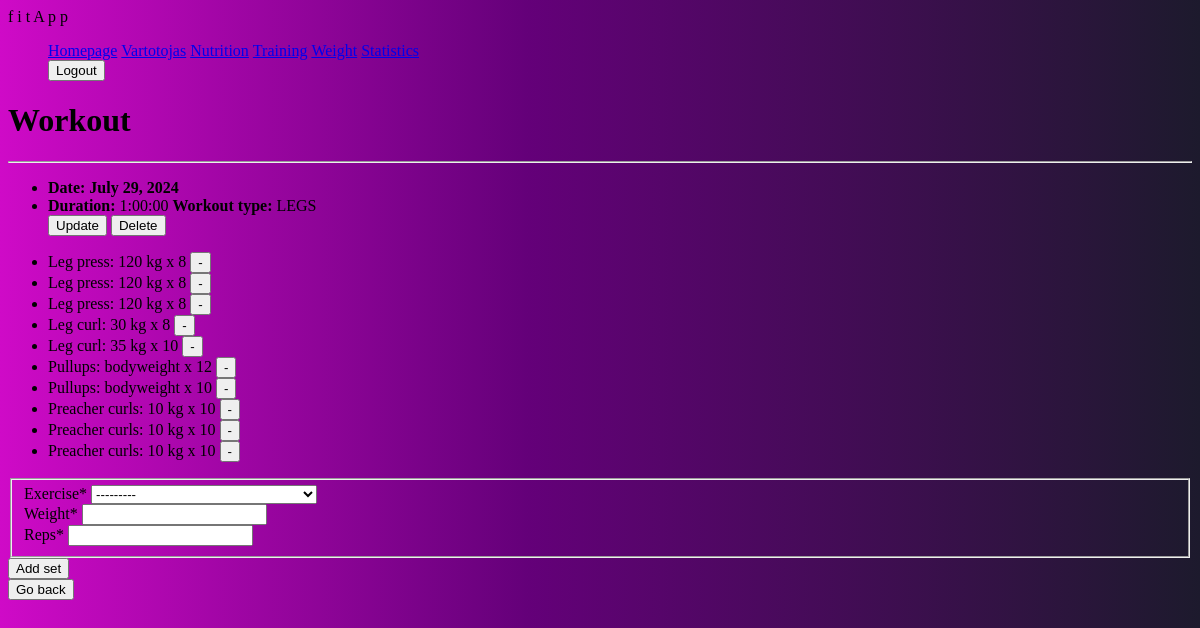
The page /fitness/workouts/12 (signed in) on the database its author committed.
### fitness/models.py (models this page shows, shortened)
class Workout(models.Model):
    date = models.DateField('Date', default=date.today)
    athlete = models.ForeignKey(User, on_delete=models.SET_NULL, null=True, blank=True)
    duration = models.DurationField(null=True, blank=True)
    type = models.ForeignKey(WorkoutType, on_delete=models.SET_NULL, null=True, blank=True)

class WorkoutType(models.Model):
    name = models.CharField('Name', max_length=20)
    description = models.CharField('Workout type', null=True, blank=True, max_length=300)
    def __str__(self):
        return f"{self.name}"

class Set(models.Model):
    exercise = models.ForeignKey(Exercise, on_delete=models.CASCADE)
    workout = models.ForeignKey(Workout, on_delete=models.CASCADE)
    weight = models.CharField('Weight', max_length=15)
    reps = models.IntegerField('Reps')
    def __str__(self):
        if self.weight == "0":
            line = f"{self.exercise}: bodyweight x {self.reps}"
        else:
            line = f"{self.exercise}: {self.weight} kg x {self.reps}"
        return line

class Exercise(models.Model):
    name = models.CharField('Name', max_length=50)
    description = models.CharField('Description', null=True, blank=True, max_length=300)
    target_muscle = models.ForeignKey(Muscle, on_delete=models.SET_NULL, null=True)
    equipment = models.ForeignKey(Equipment, on_delete=models.SET_NULL, null=True)
    def __str__(self):
        return f"{self.name}"

### fitness/views.py (the view, shortened to what this page needs)
# urls.py: path('workouts/<int:pk>', views.WorkoutDetailView.as_view(), name='workout-details'),
class WorkoutDetailView(LoginRequiredMixin, DetailView, FormMixin):
    model = Workout
    template_name = 'workout_details.html'
    form_class = SetCreateForm
    def get_context_data(self, **kwargs):
         context = super(WorkoutDetailView, self).get_context_data(**kwargs)
         context['form'] = SetCreateForm(initial={'workout': self.object})
         return context

### fitness/forms.py
class SetCreateForm(forms.ModelForm):
    class Meta:
        model = Set
        fields = ['exercise', 'weight', 'reps']
        widgets = {
            'workout': forms.HiddenInput()
        }

### templates/workout_details.html (shortened to what this page needs)
{% extends "base.html" %}
{% load crispy_forms_tags %}
{% block content %}
    <h1>Workout</h1>
    <hr>
    <ul id="atitraukta">
        <li><strong >Date: {{object.date}}</strong></li>
        <li><strong>Duration:</strong> {{object.duration}}
            <strong>Workout type:</strong> {{object.type}}
        </li>
        <div>
          <a href="{% url 'workout-update' object.id %}" ><button>Update</button></a>
          <a href="{% url 'workout-delete' object.id %}" ><button id="destroy">Delete</button></a>
        </div>
    </ul>
    <ul>
    {% for set in workout.set_set.all %}
        <li>
            {{ set }}
                <form method="post" action="{% url 'set-delete' set.id %}" style="display:inline;">
                    <button type="submit">-</button>
                </form>
        </li>
    {% endfor %}
    </ul>
    <form method="POST" action="" enctype="multipart/form-data">
        <fieldset class="form-group">
            {{ form|crispy }}
        </fieldset>
        <div class="form-group">
            <button type="submit">Add set</button>
        </div>
    </form>
    <a href="{% url 'workouts' %}"><button>Go back</button></a>
{% endblock %}

### templates/base.html (shortened to what this page needs)
<!DOCTYPE html>
<html>
<head>
  {% load static %}
  <link rel="stylesheet" href="{% static 'css/styles.css' %}">
</head>
<body>
 <nav class="navbar" >
  <div class="container-fluid">
    <a class="navbar-brand">f i t A p p</a>
    <ul class="navbar-nav mx-2">
      <li class="nav-item active"><a class="nav-link" href="{% url 'index' %}">Homepage</a></li>
      {% if user.is_authenticated %}
          <li class="nav-item">
              <a class="nav-link" href="{% url 'profile' %}">{{ user.get_username }}</a>
          </li>
          <li class="nav-item active"><a class="nav-link" href="{% url 'nutrition' %}">Nutrition</a></li>
          <li class="nav-item active"><a class="nav-link" href="{% url 'workouts' %}">Training</a></li>
          <li class="nav-item active"><a class="nav-link" href="{% url 'weighting' %}">Weight</a></li>
          <li class="nav-item active"><a class="nav-link" href="{% url 'chart-view' %}">Statistics</a></li>
          <li class="nav-item">
            <form method="post" action="{% url 'logout' %}">
                <button type="submit" id="destroy">Logout</button>
            </form>
          </li>
      {% else %}
        <li class="nav-item"><a class="nav-link" href="{% url 'login'%}">Login</a></li>
        <li class="nav-item"><a class="nav-link" href="{% url 'register'%}">Sign up</a></li>
      {% endif %}
    </ul>
  </div>
 </nav>
 <div class="col-sm-10 ">
      {% block content %}
      {% endblock %}
 </div>
</body>
</html>

### fitness/static/css/styles.css (style rules this page uses)
body { background: linear-gradient(90deg, rgba(207,10,199,1) 0%, rgba(100,0,121,1) 44%, rgba(29,26,45,1) 100%); }
li.nav-item { display: inline; }

### rows shown on the page
Workout: date "July 29, 2024", duration "1:00:00", type "LEGS"
Set: weight+exercise+reps "Leg press: 120 kg x 8"
Set: weight+exercise+reps "Leg press: 120 kg x 8"
Set: weight+exercise+reps "Leg press: 120 kg x 8"
Set: weight+exercise+reps "Leg curl: 30 kg x 8"
Set: weight+exercise+reps "Leg curl: 35 kg x 10"
Set: weight+exercise+reps "Pullups: bodyweight x 12"
Set: weight+exercise+reps "Pullups: bodyweight x 10"
Set: weight+exercise+reps "Preacher curls: 10 kg x 10"
Set: weight+exercise+reps "Preacher curls: 10 kg x 10"
Set: weight+exercise+reps "Preacher curls: 10 kg x 10"

### other values the page prints
{{ user.get_username }} "Vartotojas"
